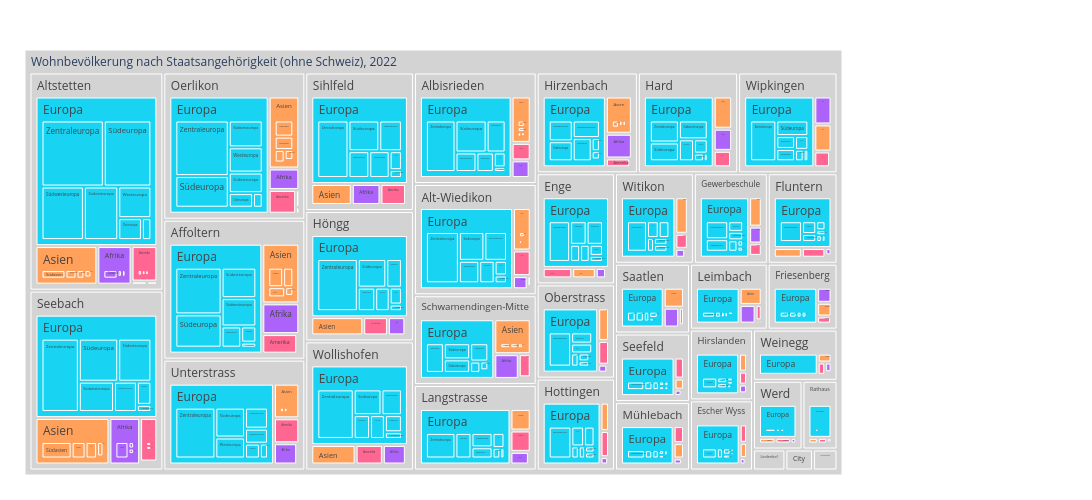

Notebook cell for this chart:
### Code cell
myHeaderTitle="Wohnbevölkerung nach Staatsangehörigkeit (ohne Schweiz), 2022"

fig = px.treemap(myTreemapAgg2.query('NationSort != 8100').reset_index(), path=[px.Constant(myHeaderTitle)
                , 'QuarLang','KontinentLang', 'RegionLang']
                 , values='sum_AnzBestWir'
                 , color='KontinentLang'
                 ## bei discrete scales (bei Klassen und Strings):                 
                , color_discrete_map={'(?)':'lightgrey','Deutschland':'gold', 'Schweiz':'#FF3030', 'Türkei':'#EE3B3B', 'Serbien':'#A2CD5A','Kosovo':'#CAFF70','Österreich':'orange','Italien':'#104E8B','AL':'deeppink','SVP':'forestgreen', 'FL ZÜRI':'#8B864E','Volt':'#lightblue' }             
                 ## bei continuous scales (bei Zahlenwerten):
                , color_continuous_scale='cividis'
                #, color_continuous_midpoint=np.average(df['AnzBestWir'], weights=df['AnzBestWir'])  
                 ,height=500
                 ,width=1300                 
                )
fig.update_traces(root_color="grey")
fig.update_layout(margin = dict(t=50, l=25, r=250, b=25))
#Was soll beim hoovern angezeigt werden?
fig.data[0].hovertemplate = '%{label}<br><br>AnzPers:<br>%{value}<extra></extra>'
fig.show()

### Figure 1 — Plotly figure (JSON) as saved in the notebook; plotly's stock layout.template omitted (floating-point values rounded to 4 significant figures; data arrays with more than 128 entries replaced by an {"elided": "..."} marker saying what was removed)
{"data": [{"branchvalues": "total", "customdata": {"elided": "1134x1 str values"}, "domain": {"x": [0, 1], "y": [0, 1]}, "hovertemplate": "%{label}<br><br>AnzPers:<br>%{value}<extra></extra>", "ids": {"elided": "1134 str values"}, "labels": {"elided": "1134 str values"}, "marker": {"colors": {"elided": "1134 str values"}}, "name": "", "parents": {"elided": "1134 str values"}, "root": {"color": "grey"}, "type": "treemap", "values": {"elided": "1134 int values"}}], "layout": {"height": 500, "legend": {"tracegroupgap": 0}, "margin": {"b": 25, "l": 25, "r": 250, "t": 50}, "width": 1300}}
